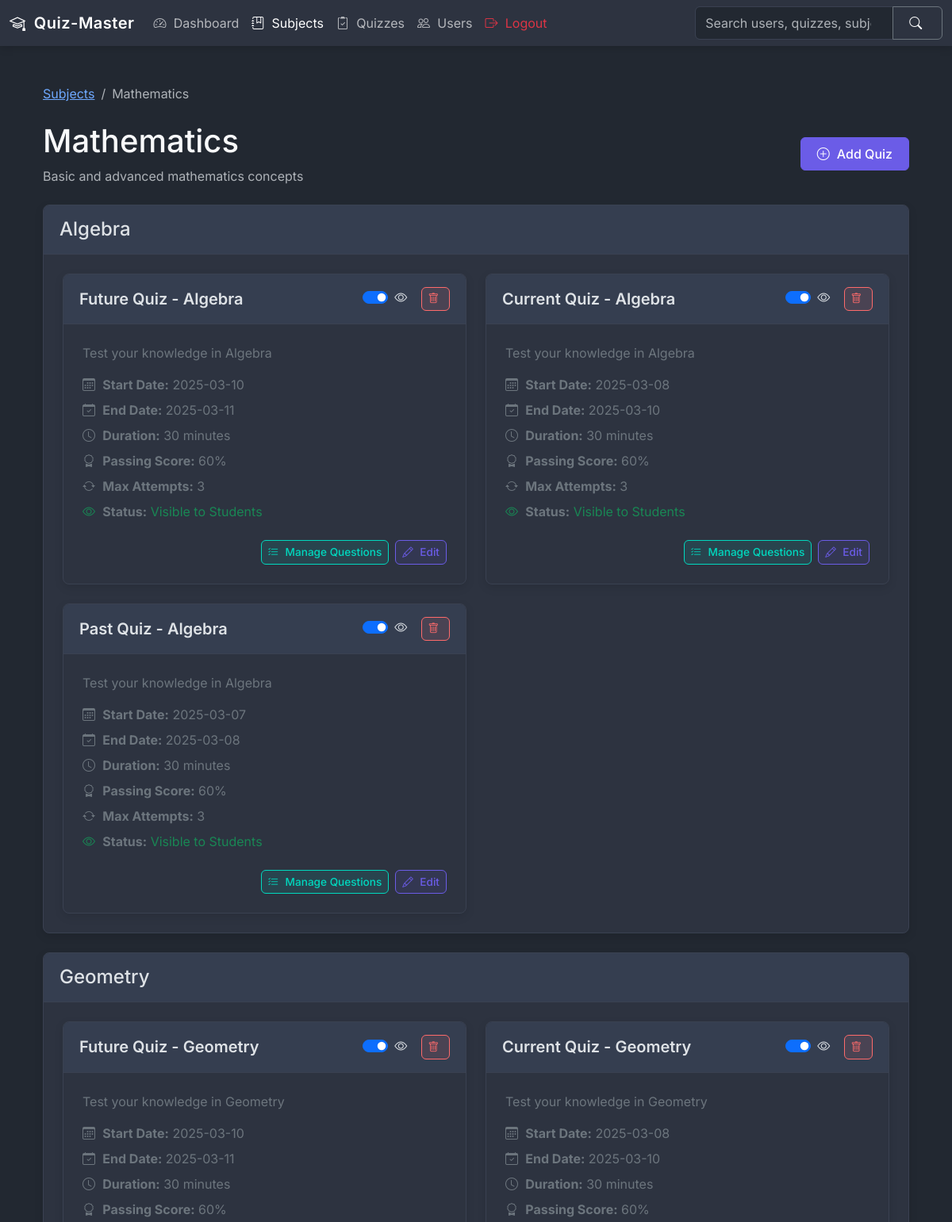
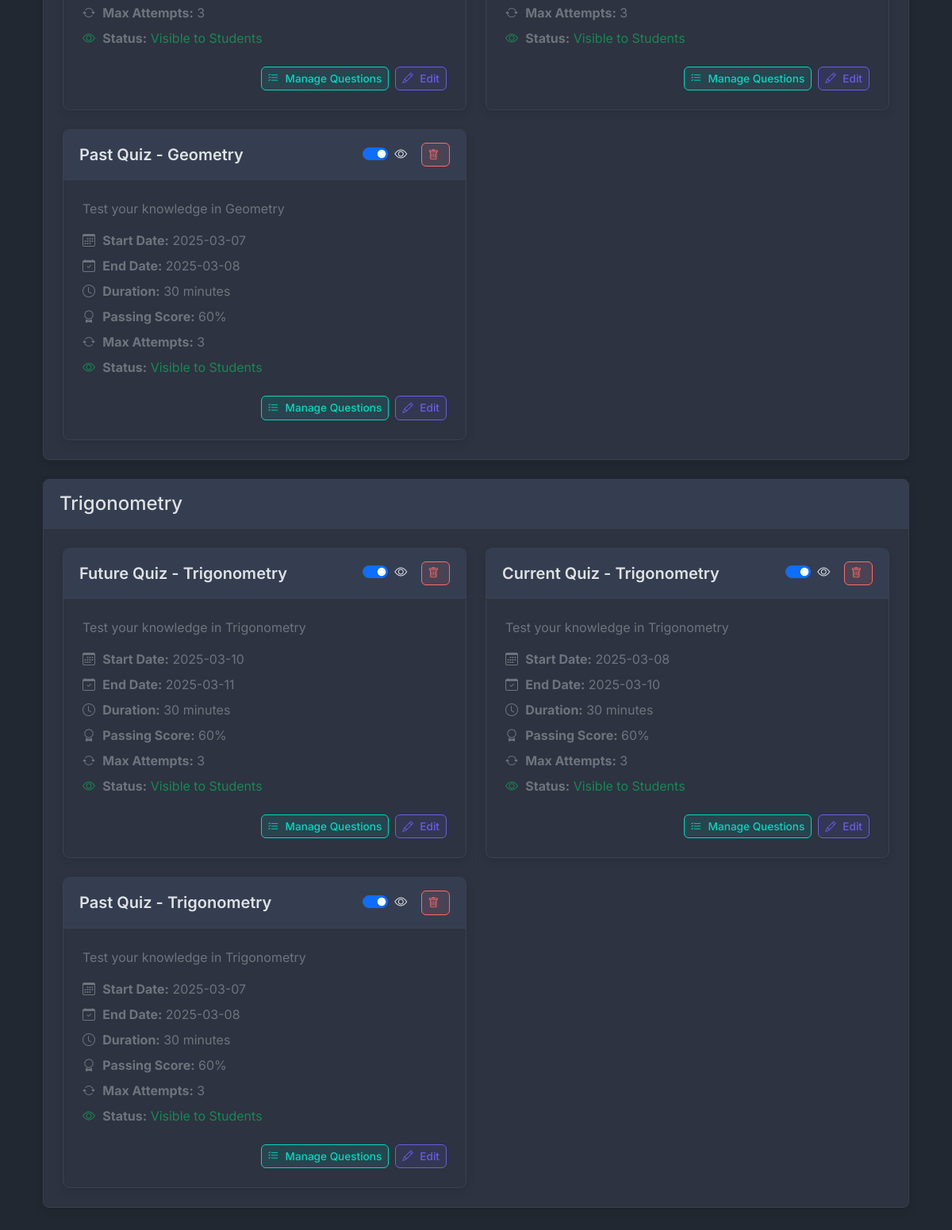
The page /admin/subject/1/quizzes (signed in) on the database as committed earlier (2 pictures, top to bottom).
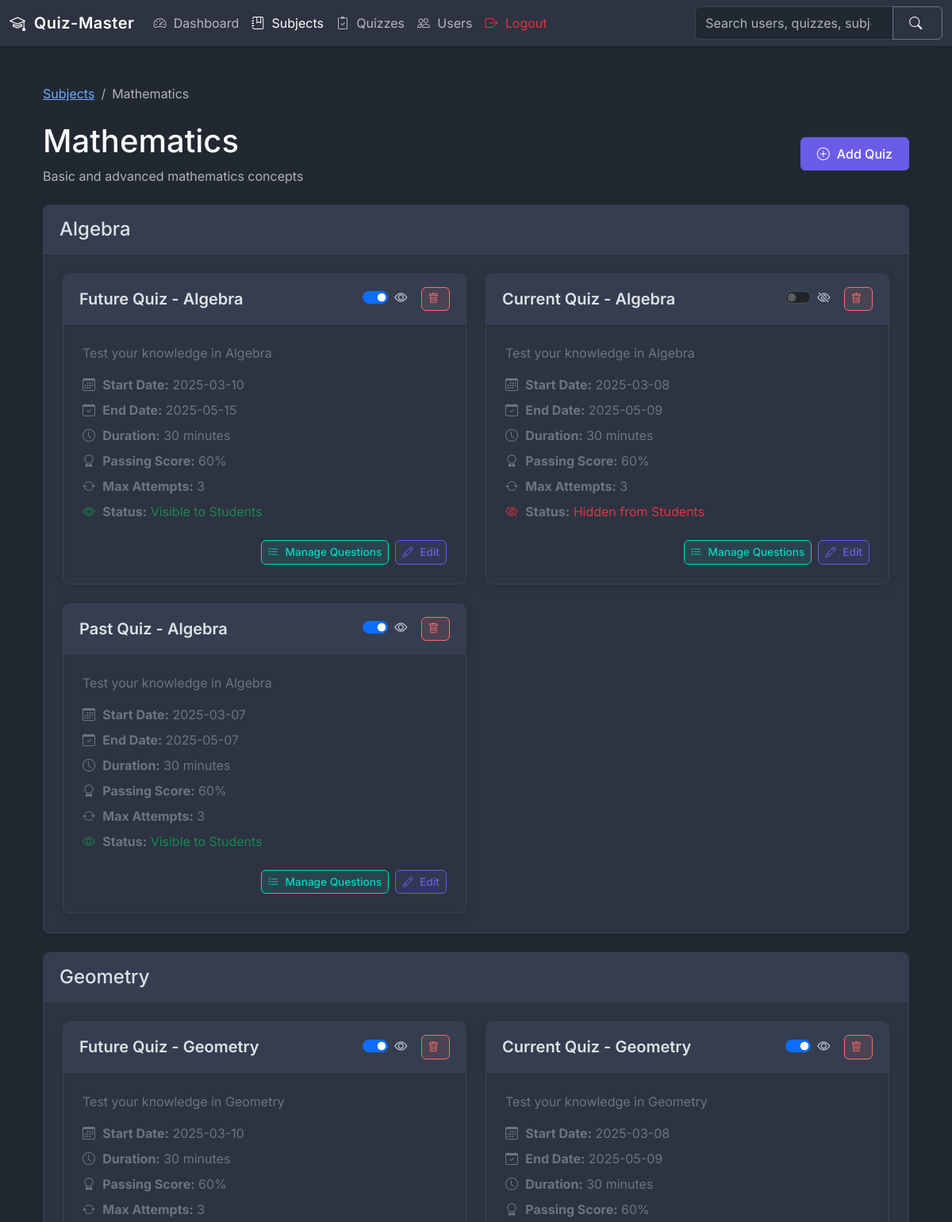
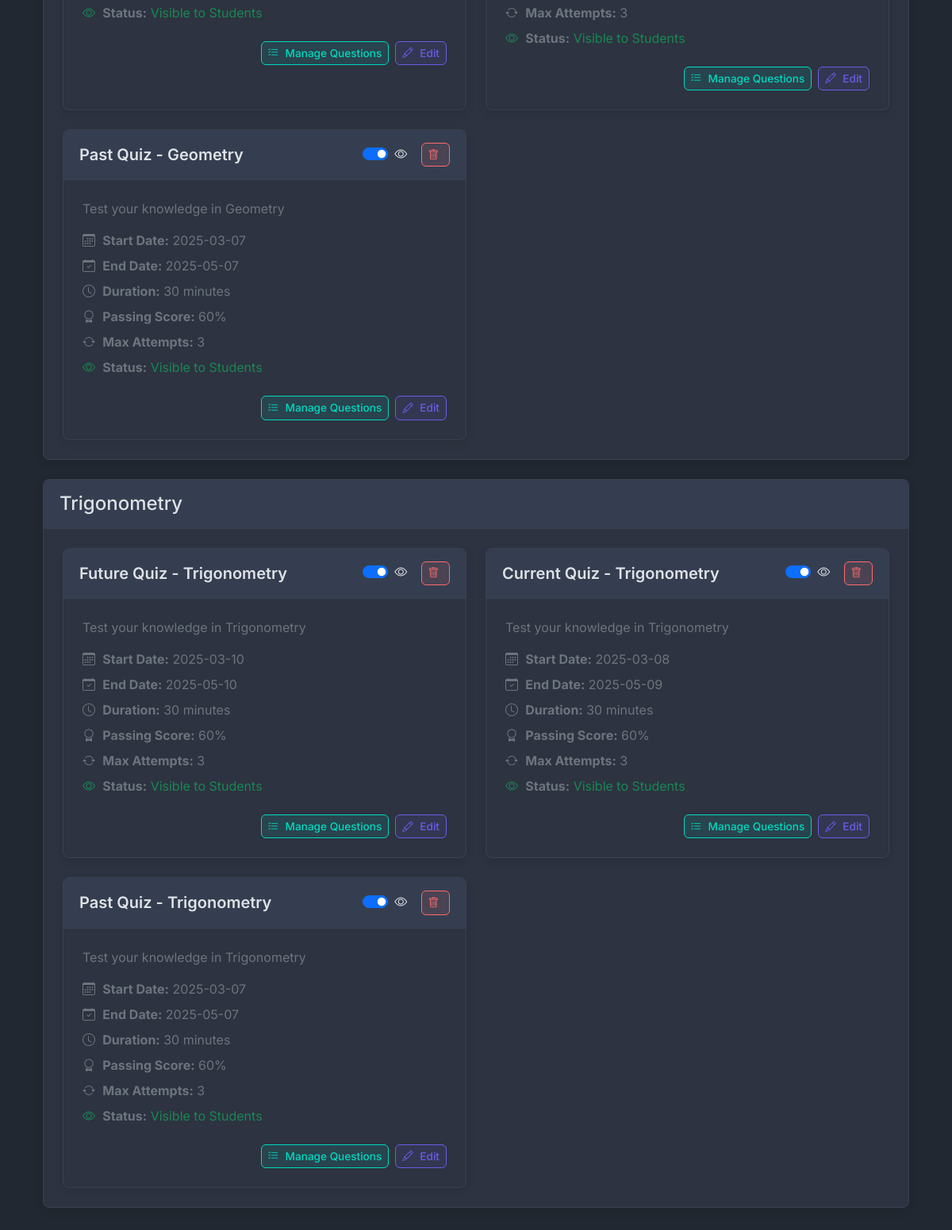
The same page on the database as committed later (2 pictures, top to bottom).
### models.py (models this page shows)
class Subject(db.Model):
    id = db.Column(db.Integer, primary_key=True)
    name = db.Column(db.String(50), unique=True, nullable=False, index=True)
    description = db.Column(db.Text)
    created_at = db.Column(db.DateTime, default=datetime.now(timezone.utc))
    updated_at = db.Column(db.DateTime, default=datetime.now(timezone.utc), onupdate=datetime.now(timezone.utc))
    chapters = db.relationship('Chapter', backref='subject', lazy=True)

class Chapter(db.Model):
    id = db.Column(db.Integer, primary_key=True)
    name = db.Column(db.String(50), nullable=False)
    description = db.Column(db.Text)
    subject_id = db.Column(db.Integer, db.ForeignKey('subject.id'), nullable=False, index=True)
    created_at = db.Column(db.DateTime, default=datetime.now(timezone.utc))
    updated_at = db.Column(db.DateTime, default=datetime.now(timezone.utc), onupdate=datetime.now(timezone.utc))
    quizzes = db.relationship('Quiz', backref='chapter', lazy=True)

class Quiz(db.Model):
    id = db.Column(db.Integer, primary_key=True)
    name = db.Column(db.String(100), nullable=False)
    description = db.Column(db.Text)
    start_date = db.Column(db.DateTime(timezone=True), nullable=False)  # Explicitly set timezone=True
    end_date = db.Column(db.DateTime(timezone=True))  # Explicitly set timezone=True
    time_duration = db.Column(db.Integer, nullable=False)  # in minutes
    passing_score = db.Column(db.Integer, nullable=False)
    max_attempts = db.Column(db.Integer, default=3)
    chapter_id = db.Column(db.Integer, db.ForeignKey('chapter.id'), nullable=False)
    is_active = db.Column(db.Boolean, default=False)
    created_at = db.Column(db.DateTime(timezone=True), default=datetime.now(timezone.utc))
    updated_at = db.Column(db.DateTime(timezone=True), onupdate=datetime.now(timezone.utc))
    questions = db.relationship('Question', backref='quiz', lazy=True)
    attempts = db.relationship('QuizAttempt', backref='quiz', lazy=True)
    scores = db.relationship('Score', backref='quiz', lazy=True)

### routes/admin_routes.py (the view)
@app.route('/admin/subject/<int:subject_id>/quizzes')
@admin_required
def subject_quizzes(subject_id):
    subject = Subject.query.get_or_404(subject_id)
    subject.chapters = Chapter.query.filter_by(subject_id=subject_id)\
        .order_by(Chapter.name)\
        .all()
    for chapter in subject.chapters:
        chapter.quizzes = Quiz.query.filter_by(chapter_id=chapter.id)\
            .order_by(Quiz.start_date.desc())\
            .all()
        for quiz in chapter.quizzes:
            if quiz.start_date and quiz.start_date.tzinfo is None:
                db.session.query(Quiz).filter_by(id=quiz.id).update({
                    'start_date': quiz.start_date.replace(tzinfo=timezone.utc)
                })
            if quiz.end_date and quiz.end_date.tzinfo is None:
                db.session.query(Quiz).filter_by(id=quiz.id).update({
                    'end_date': quiz.end_date.replace(tzinfo=timezone.utc)
                })
        if any(quiz.start_date.tzinfo is None for quiz in chapter.quizzes if quiz.start_date) or \
           any(quiz.end_date.tzinfo is None for quiz in chapter.quizzes if quiz.end_date):
            db.session.commit()
            chapter.quizzes = Quiz.query.filter_by(chapter_id=chapter.id)\
                .order_by(Quiz.start_date.desc())\
                .all()
    return render_template('admin/admin_subject_quizzes.html', subject=subject)

### templates/admin/admin_subject_quizzes.html (shortened to what this page needs)
{% extends "base.html" %}
{% set active_dashboard = false %}
{% set active_subjects = true %}
{% set active_quizzes = false %}
{% set active_users = false %}
{% set active_login = false %}
{% set active_signup = false %}
{% block content %}
<div class="container py-4">
    <nav aria-label="breadcrumb" class="mb-4">
        <ol class="breadcrumb">
            <li class="breadcrumb-item"><a href="{{ url_for('admin_subjects') }}">Subjects</a></li>
            <li class="breadcrumb-item active" aria-current="page">{{ subject.name }}</li>
        </ol>
    </nav>
    <div class="d-flex justify-content-between align-items-center mb-4">
        <div>
            <h1>{{ subject.name }}</h1>
            <p class="text-muted mb-0">{{ subject.description }}</p>
        </div>
        <button class="btn btn-primary" data-bs-toggle="modal" data-bs-target="#addQuizModal">
            <i class="bi bi-plus-circle"></i> Add Quiz
        </button>
    </div>
    <div class="row">
        {% for chapter in subject.chapters %}
        <div class="col-12 mb-4">
            <div class="card">
                <div class="card-header">
                    <h4 class="mb-0">{{ chapter.name }}</h4>
                </div>
                <div class="card-body">
                    {% if chapter.quizzes %}
                    <div class="row g-4">
                        {% for quiz in chapter.quizzes %}
                        <div class="col-md-6">
                            <div class="card h-100">
                                <div class="card-header d-flex justify-content-between align-items-center">
                                    <h5 class="card-title mb-0">{{ quiz.name }}</h5>
                                    <div>
                                        <div class="form-check form-switch d-inline-block me-2">
                                            <input class="form-check-input" type="checkbox"
                                                   role="switch" id="visibility-toggle-{{ quiz.id }}"
                                                   data-quiz-id="{{ quiz.id }}"
                                                   {% if quiz.is_active %}checked{% endif %}>
                                            <label class="form-check-label" for="visibility-toggle-{{ quiz.id }}">
                                                <i class="bi {% if quiz.is_active %}bi-eye{% else %}bi-eye-slash{% endif %}"></i>
                                            </label>
                                        </div>
                                        <button class="btn btn-sm action-btn action-btn-delete"
                                                data-bs-toggle="modal"
                                                data-bs-target="#deleteQuizModal-{{ quiz.id }}">
                                            <i class="bi bi-trash"></i>
                                        </button>
                                    </div>
                                </div>
                                <div class="card-body">
                                    <p class="text-secondary">{{ quiz.description }}</p>
                                    <div class="text-secondary mb-4">
                                        <p class="mb-2">
                                            <i class="bi bi-calendar3"></i>
                                            <strong>Start Date:</strong> {{ quiz.start_date.strftime('%Y-%m-%d') }}
                                        </p>
                                        {% if quiz.end_date %}
                                        <p class="mb-2">
                                            <i class="bi bi-calendar-check"></i>
                                            <strong>End Date:</strong> {{ quiz.end_date.strftime('%Y-%m-%d') }}
                                        </p>
                                        {% endif %}
                                        <p class="mb-2">
                                            <i class="bi bi-clock"></i>
                                            <strong>Duration:</strong> {{ quiz.time_duration }} minutes
                                        </p>
                                        <p class="mb-2">
                                            <i class="bi bi-award"></i>
                                            <strong>Passing Score:</strong> {{ quiz.passing_score }}%
                                        </p>
                                        <p class="mb-2">
                                            <i class="bi bi-arrow-repeat"></i>
                                            <strong>Max Attempts:</strong> {{ quiz.max_attempts }}
                                        </p>
                                        <p class="mb-2">
                                            <i class="bi {% if quiz.is_active %}bi-eye text-success{% else %}bi-eye-slash text-danger{% endif %}"></i>
                                            <strong>Status:</strong>
                                            <span class="{% if quiz.is_active %}text-success{% else %}text-danger{% endif %}">
                                                {{ 'Visible to Students' if quiz.is_active else 'Hidden from Students' }}
                                            </span>
                                        </p>
                                    </div>
                                    <div class="d-flex justify-content-end gap-2">
                                        <a href="{{ url_for('add_quiz_questions', quiz_id=quiz.id) }}"
                                           class="btn btn-sm action-btn action-btn-add">
                                            <i class="bi bi-list-check"></i> Manage Questions
                                        </a>
                                        <button class="btn btn-sm action-btn action-btn-edit"
                                                data-bs-toggle="modal"
                                                data-bs-target="#editQuizModal-{{ quiz.id }}">
                                            <i class="bi bi-pencil"></i> Edit
                                        </button>
                                    </div>
                                </div>
                            </div>
                        </div>
                        {% endfor %}
                    </div>
                    {% else %}
                    <p class="text-muted mb-0">No quizzes in this chapter yet.</p>
                    <a href="{{ url_for('add_quiz_form', chapter_id=chapter.id) }}" class="btn btn-sm btn-outline-primary mt-2">
                        <i class="bi bi-plus-circle"></i> Add Quiz to {{ chapter.name }}
                    </a>
                    {% endif %}
                </div>
            </div>
        </div>
        {% endfor %}
    </div>
</div>
{% endblock %}

### templates/base.html (shortened to what this page needs)
<!DOCTYPE html>
<html lang="en" data-bs-theme="dark">
<head>
    <link href="https://cdn.jsdelivr.net/npm/bootstrap@5.3.3/dist/css/bootstrap.min.css" rel="stylesheet"
>
    <link rel="stylesheet" href="https://cdn.jsdelivr.net/npm/bootstrap-icons@1.11.3/font/bootstrap-icons.min.css">
    <link rel="stylesheet" href="{{ url_for('static', filename='css/style.css') }}">
</head>
<body>
    {% set active_dashboard = active_dashboard|default(false) %}
    {% set active_subjects = active_subjects|default(false) %}
    {% set active_quizzes = active_quizzes|default(false) %}
    {% set active_users = active_users|default(false) %}
    {% set active_login = active_login|default(false) %}
    {% set active_signup = active_signup|default(false) %}
    {% block navigation %}
    <nav class="navbar navbar-expand-lg">
        <div class="container-fluid">
            <a class="navbar-brand" href="/"><i class="bi bi-mortarboard"></i> Quiz-Master</a>
            <div class="collapse navbar-collapse" id="navbarSupportedContent">
                <ul class="navbar-nav me-auto mb-2 mb-lg-0">
                    {% if session.get('user_id') %}
                    <li class="nav-item">
                        <a class="nav-link {% if active_dashboard %}active{% endif %}" href="{{ url_for('dashboard') }}"><i class="bi bi-speedometer2"></i> Dashboard</a>
                    </li>
                    <li class="nav-item">
                        <a class="nav-link {% if active_quizzes %}active{% endif %}" href="{{ url_for('user_quizzes') }}"><i class="bi bi-list-check"></i> Quizzes</a>
                    </li>
                    <li class="nav-item">
                        <a class="nav-link {% if active_profile %}active{% endif %}" href="{{ url_for('user_profile') }}"><i class="bi bi-person"></i> Profile</a>
                    </li>
                    <!-- <li class="nav-item">
                        <a class="nav-link {% if active_summary %}active{% endif %}" href="{{ url_for('user_summary') }}"><i class="bi bi-graph-up"></i> Summary</a>
                    </li> -->
                    <li class="nav-item">
                        <a class="nav-link active text-danger" href="{{ url_for('logout') }}"><i class="bi bi-box-arrow-right"></i> Logout</a>
                    </li>
                    {% elif session.get('admin_id') %}
                    <li class="nav-item">
                        <a class="nav-link {% if active_dashboard %}active{% endif %}" href="{{ url_for('admin') }}"><i class="bi bi-speedometer2"></i> Dashboard</a>
                    </li>
                    <li class="nav-item">
                        <a class="nav-link {% if active_subjects %}active{% endif %}" href="{{ url_for('admin_subjects') }}"><i class="bi bi-journal-bookmark"></i> Subjects</a>
                    </li>
                    <li class="nav-item">
                        <a class="nav-link {% if active_quizzes %}active{% endif %}" href="{{ url_for('allQuizzes') }}"><i class="bi bi-clipboard2-check"></i> Quizzes</a>
                    </li>
                    <li class="nav-item">
                        <a class="nav-link {% if active_users %}active{% endif %}" href="{{ url_for('admin_users') }}"><i class="bi bi-people"></i> Users</a>
                    </li>
                    <li class="nav-item">
                        <a class="nav-link active text-danger" href="{{ url_for('adminLogout') }}"><i class="bi bi-box-arrow-right"></i> Logout</a>
                    </li>
                    {% endif %}
                </ul>
                {% if session.get('user_id') %}
                <form class="d-flex ms-auto" action="{{ url_for('user_search') }}" method="GET">
                    <div class="input-group">
                        <input class="form-control" type="search" name="q" placeholder="Search..." aria-label="Search" style="max-width: 250px;">
                        <button class="btn btn-outline-secondary" type="submit"><i class="bi bi-search text-white"></i></button>
                    </div>
                </form>
                {% elif session.get('admin_id') %}
                <form class="d-flex ms-auto" action="{{ url_for('admin_search') }}" method="GET">
                    <div class="input-group">
                        <input class="form-control" type="search" name="q" placeholder="Search users, quizzes, subjects..." aria-label="Search" style="max-width: 250px;">
                        <button class="btn btn-outline-secondary" type="submit"><i class="bi bi-search text-white"></i></button>
                    </div>
                </form>
                {% endif %}
            </div>
        </div>
    </nav>
    {% endblock %}
    <div id="content" class="container mt-4">
        {% block content %}This is a page.{% endblock %}
    </div>
</body>
</html>

Rows that differ between the two databases and show on the page:
changed Quiz "Future Quiz - Algebra": end_date "2025-03-11" → "2025-05-15"
changed Quiz "Current Quiz - Algebra": is_active "☑" → "☐"; end_date "2025-03-10" → "2025-05-09"; is_active "Visible to Students" → "Hidden from Students"
changed Quiz "Past Quiz - Algebra": end_date "2025-03-08" → "2025-05-07"
changed Quiz "Future Quiz - Geometry": end_date "2025-03-11" → (not shown)
changed Quiz "Current Quiz - Geometry": end_date "2025-03-10" → "2025-05-09"
changed Quiz "Past Quiz - Geometry": end_date "2025-03-08" → "2025-05-07"
changed Quiz "Future Quiz - Trigonometry": end_date "2025-03-11" → "2025-05-10"
changed Quiz "Current Quiz - Trigonometry": end_date "2025-03-10" → "2025-05-09"
changed Quiz "Past Quiz - Trigonometry": end_date "2025-03-08" → "2025-05-07"
